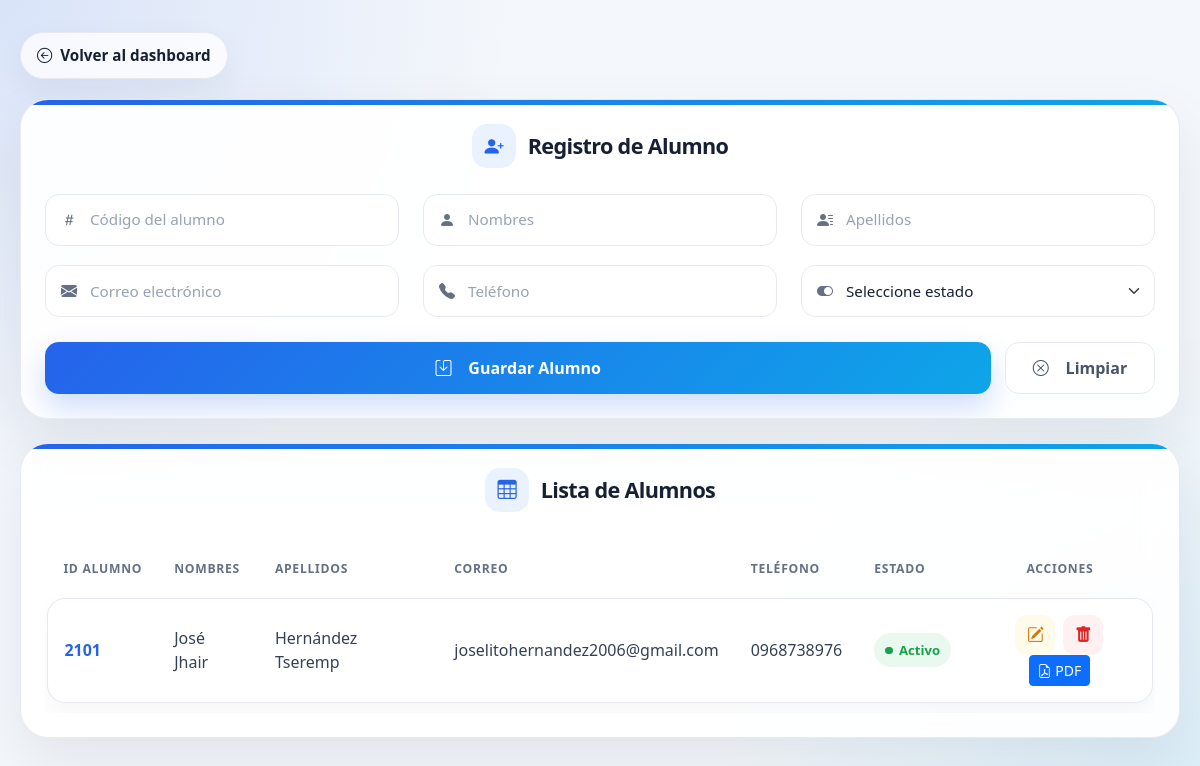
Before: /view/alumnos/formulario.php (signed in) with the older database file.
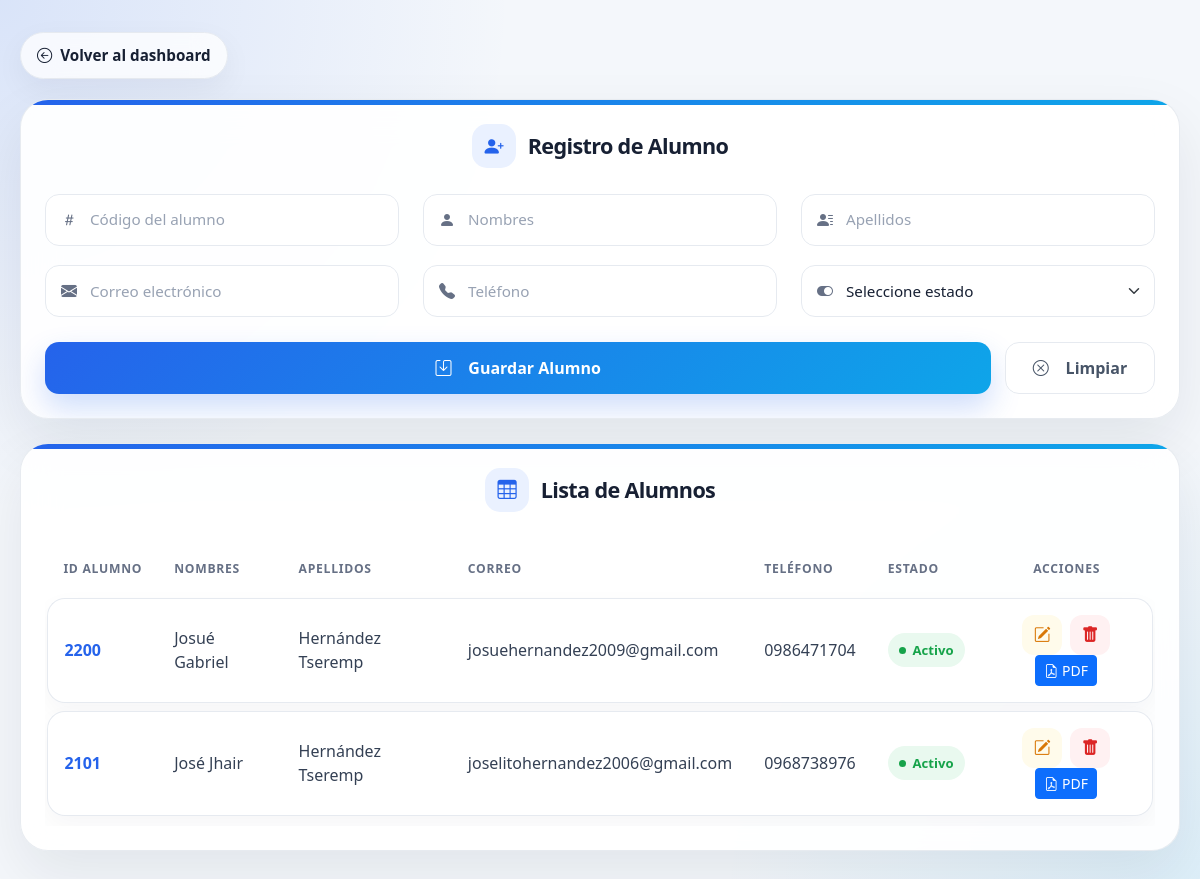
After: the same page with the newer database file.
### tables this page shows
CREATE TABLE `alumnos` (
  `id_alumno` int(11) NOT NULL,
  `nombres` varchar(60) NOT NULL,
  `apellidos` varchar(60) NOT NULL,
  `correo` varchar(60) NOT NULL,
  `telefono` varchar(20) DEFAULT NULL,
  `estado` varchar(20) DEFAULT NULL,
  `creado_en` timestamp NOT NULL DEFAULT current_timestamp()
);

### config/database.php (called while the page is built)
<?php
class Database{
    public static function connect(){
        return new PDO("mysql:host=localhost;dbname=ecolastico", "root","");
    }
}
?>

### model/Alumno.php (called while the page is built, shortened)
<?php
require_once __DIR__.'/../config/database.php';
class Alumno {
private $db;
public function __construct()
    {
        $this->db = Database::connect();
    }
    public function obtenerTodo()
    {
        $sql = "SELECT * FROM alumnos ORDER BY id_alumno DESC";
        $stmt = $this->db->prepare($sql);
        $stmt->execute();
        return $stmt->fetchAll(PDO::FETCH_ASSOC);
    }
}
?>

### view/alumnos/formulario.php (the view, shortened to what the changed rows need)
<?php
require_once '../../model/Alumno.php';
$alumno = new Alumno();
$alumnos = $alumno->obtenerTodo();
?>
<!DOCTYPE html>
<html lang="es">
<head>
  <link href="https://cdn.jsdelivr.net/npm/bootstrap@5.3.3/dist/css/bootstrap.min.css" rel="stylesheet">
  <link href="https://cdn.jsdelivr.net/npm/bootstrap-icons@1.10.5/font/bootstrap-icons.css" rel="stylesheet">
</head>
<body>
<div class="main-container">
  <div class="card-custom">
    <div class="table-responsive">
      <table class="table table-hover align-middle">
        <thead>
          <tr>
            <th>ID Alumno</th>
            <th>Nombres</th>
            <th>Apellidos</th>
            <th>Correo</th>
            <th>Teléfono</th>
            <th>Estado</th>
            <th class="text-center">Acciones</th>
          </tr>
        </thead>
        <tbody>
          <?php foreach ($alumnos as $a): ?>
            <tr>
              <td><?= htmlspecialchars($a['id_alumno']) ?></td>
              <td><?= htmlspecialchars($a['nombres']) ?></td>
              <td><?= htmlspecialchars($a['apellidos']) ?></td>
              <td><?= htmlspecialchars($a['correo']) ?></td>
              <td><?= htmlspecialchars($a['telefono']) ?></td>
              <td>
                <?php if ($a['estado'] == 'ACTIVO'): ?>
                  <span class="badge-activo">Activo</span>
                <?php else: ?>
                  <span class="badge-inactivo">Inactivo</span>
                <?php endif; ?>
              </td>
              <td class="text-center">
                <a
                  href="formulario.php?id=<?= $a['id_alumno'] ?>"
                  class="action-btn edit-btn"
                  title="Editar">
                  <i class="bi bi-pencil-square"></i>
                </a>
                <a
                  href="../../controller/AlumnoController.php?eliminar=<?= $a['id_alumno'] ?>"
                  class="action-btn delete-btn"
                  title="Eliminar"
                  onclick="return confirm('¿Está seguro de eliminar este alumno?');">
                  <i class="bi bi-trash-fill"></i>
                </a>
                <a href='../../controller/ReporteAlumnoController.php?accion=reporte&id=<?= $a['id_alumno'] ?>' target='_blank' class='btn btn-sm btn-primary'>
                                 <i class="bi bi-file-earmark-pdf"></i> PDF
                                    </a>
              </td>
            </tr>
          <?php endforeach; ?>
        </tbody>
      </table>
    </div>
  </div>
</div>
</body>
</html>

Changed rows visible on the page:
added alumnos: id_alumno "2200", nombres "Josué Gabriel", apellidos "Hernández Tseremp", correo "josuehernandez2009@gmail.com", telefono "0986471704", estado "Activo"
